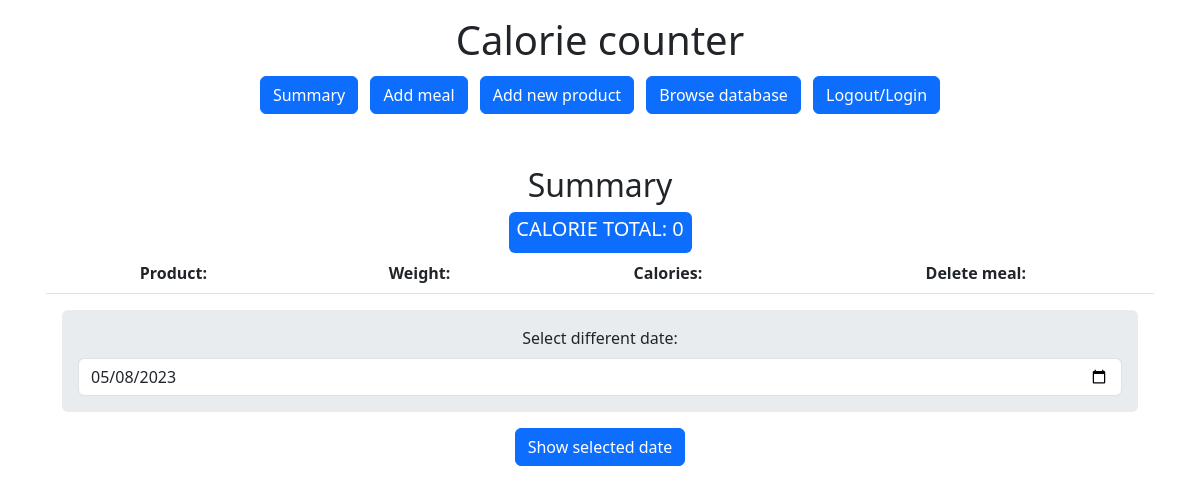
The page / (signed in) on the database as committed earlier.
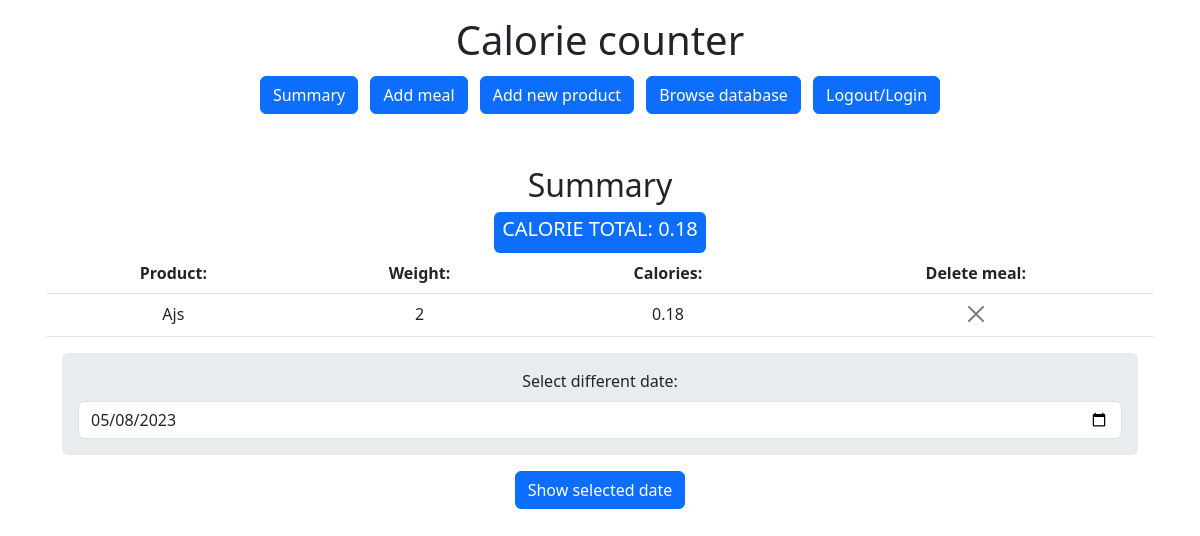
The same page on the database as committed later.
### tables this page shows
CREATE TABLE meals (
    id INTEGER PRIMARY KEY AUTOINCREMENT,
    date TEXT NOT NULL,
    username TEXT NOT NULL,
    product_name TEXT NOT NULL,
    weight NUMERIC,
    calories NUMERIC,
    meal_time TEXT
);

### app.py (the view)
@app.route("/", methods=["GET", "POST"])
@login_required
def index():
    if request.method == "POST":
        cur.execute("DELETE FROM meals WHERE id=?", (request.form.get("meal_to_delete"),))
        con.commit()
    session["calories_today"] = 0
    selected_date = request.args.get("selected_date")
    if not selected_date:
        selected_date = date.today()
    res = cur.execute("SELECT * FROM meals WHERE date=? AND username=?", (selected_date, session["user"]))
    res = res.fetchall()
    for result in res:
        if str(result[1]) == str(selected_date):
         session["calories_today"] = round(session["calories_today"] + result[5], 2)
    return render_template("index.htm", meals=res, calorie_total=session["calories_today"], selected_date=selected_date)

### submodules.py (called while the page is built)
def login_required(f):
    @wraps(f)
    def decorated_function(*args, **kwargs):
        if session.get("user") is None:
            return redirect("/login")
        return f(*args, **kwargs)
    return decorated_function

### templates/index.htm
{% extends "layout.htm" %}
{% block body %}
<h2 class="pt-5">Summary</h2>
<div class="badge bg-primary text-wrap"><p class="h5">CALORIE TOTAL: {{calorie_total}}</p></div>
    <table class="table">
        <tr>
            <th> Product: </th>
            <th> Weight: </th>
            <th> Calories: </th>
            <th> Delete meal: </th>
        </tr>
{% for meal in meals %}
        <tr>
            <td> {{meal[3]}} </td>
            <td> {{meal[4]}} </td>
            <td> {{meal[5]}} </td>
            <td> <form action="/" method="post"> <button class="btn-close" id="meal_to_delete" name="meal_to_delete" value="{{meal[0]}}"></button> </form> </td>
        </tr>
{% endfor %}
</table>
<form action="/" method="get">
    <div class="m-3 p-3 bg-body-secondary rounded-2">
        <label class="form-label" for="selected_date">Select different date:</label>
        <input class="form-control" type="date" name="selected_date" id="selected_date" value={{selected_date}}>
    </div>
    <button class="btn btn-primary" type="submit">Show selected date</button>
</form>
{% endblock %}

Rows that differ between the two databases and show on the page:
added meals: product_name "Ajs", weight "2", calories "0.18"
Other text that changed with them:
{{ calorie_total }}: "0" → "0.18"
